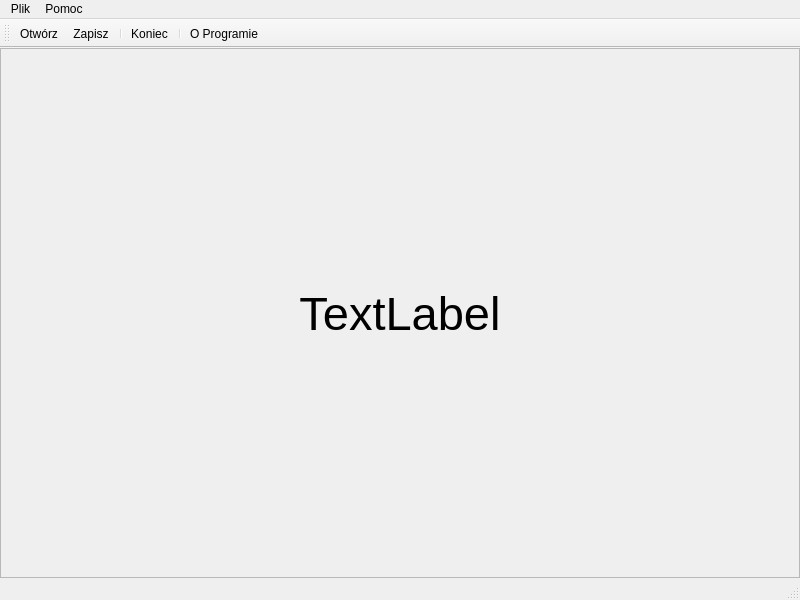
<?xml version="1.0" encoding="UTF-8"?>
<ui version="4.0">
 <class>MainWindow</class>
 <widget class="QMainWindow" name="MainWindow">
  <property name="geometry">
   <rect>
    <x>0</x>
    <y>0</y>
    <width>800</width>
    <height>600</height>
   </rect>
  </property>
  <property name="windowTitle">
   <string>Technologie Przetwarzania i Kreacji Wizualnej wer. 1.0</string>
  </property>
  <widget class="QWidget" name="centralwidget">
   <layout class="QGridLayout" name="gridLayout">
    <property name="leftMargin">
     <number>0</number>
    </property>
    <property name="topMargin">
     <number>0</number>
    </property>
    <property name="rightMargin">
     <number>0</number>
    </property>
    <property name="bottomMargin">
     <number>0</number>
    </property>
    <item row="0" column="0">
     <widget class="QScrollArea" name="scrollArea">
      <property name="widgetResizable">
       <bool>true</bool>
      </property>
      <widget class="QWidget" name="scrollAreaWidgetContents">
       <property name="geometry">
        <rect>
         <x>0</x>
         <y>0</y>
         <width>798</width>
         <height>530</height>
        </rect>
       </property>
       <layout class="QGridLayout" name="gridLayout_2">
        <property name="leftMargin">
         <number>0</number>
        </property>
        <property name="topMargin">
         <number>0</number>
        </property>
        <property name="rightMargin">
         <number>0</number>
        </property>
        <property name="bottomMargin">
         <number>0</number>
        </property>
        <item row="0" column="0">
         <widget class="QLabel" name="label">
          <property name="font">
           <font>
            <pointsize>35</pointsize>
           </font>
          </property>
          <property name="text">
           <string>TextLabel</string>
          </property>
          <property name="alignment">
           <set>Qt::AlignmentFlag::AlignCenter</set>
          </property>
         </widget>
        </item>
       </layout>
      </widget>
     </widget>
    </item>
   </layout>
  </widget>
  <widget class="QMenuBar" name="menubar">
   <property name="geometry">
    <rect>
     <x>0</x>
     <y>0</y>
     <width>800</width>
     <height>17</height>
    </rect>
   </property>
   <widget class="QMenu" name="menuPlik">
    <property name="title">
     <string>Plik</string>
    </property>
    <addaction name="action_Otw_rz"/>
    <addaction name="actionZapi_sz"/>
    <addaction name="separator"/>
    <addaction name="action_Koniec"/>
   </widget>
   <widget class="QMenu" name="menuPomoc">
    <property name="title">
     <string>Pomoc</string>
    </property>
    <addaction name="actionO_Prog_ramie"/>
   </widget>
   <addaction name="menuPlik"/>
   <addaction name="menuPomoc"/>
  </widget>
  <widget class="QStatusBar" name="statusBar"/>
  <widget class="QToolBar" name="toolBar">
   <property name="windowTitle">
    <string>toolBar</string>
   </property>
   <attribute name="toolBarArea">
    <enum>TopToolBarArea</enum>
   </attribute>
   <attribute name="toolBarBreak">
    <bool>false</bool>
   </attribute>
   <addaction name="action_Otw_rz"/>
   <addaction name="actionZapi_sz"/>
   <addaction name="separator"/>
   <addaction name="action_Koniec"/>
   <addaction name="separator"/>
   <addaction name="actionO_Prog_ramie"/>
  </widget>
  <action name="action_Otw_rz">
   <property name="icon">
    <iconset resource="zasoby.qrc">
     <normaloff>:/ikony/open.png</normaloff>:/ikony/open.png</iconset>
   </property>
   <property name="text">
    <string>&amp;Otwórz</string>
   </property>
   <property name="shortcut">
    <string>Ctrl+O</string>
   </property>
  </action>
  <action name="actionZapi_sz">
   <property name="icon">
    <iconset resource="zasoby.qrc">
     <normaloff>:/ikony/save.png</normaloff>:/ikony/save.png</iconset>
   </property>
   <property name="text">
    <string>Zapi&amp;sz</string>
   </property>
   <property name="shortcut">
    <string>Ctrl+S</string>
   </property>
  </action>
  <action name="action_Koniec">
   <property name="icon">
    <iconset resource="zasoby.qrc">
     <normaloff>:/ikony/exit.png</normaloff>:/ikony/exit.png</iconset>
   </property>
   <property name="text">
    <string>&amp;Koniec</string>
   </property>
   <property name="shortcut">
    <string>Ctrl+K</string>
   </property>
  </action>
  <action name="actionO_Prog_ramie">
   <property name="icon">
    <iconset resource="zasoby.qrc">
     <normaloff>:/ikony/about.png</normaloff>:/ikony/about.png</iconset>
   </property>
   <property name="text">
    <string>O Prog&amp;ramie...</string>
   </property>
   <property name="shortcut">
    <string>Ctrl+R</string>
   </property>
  </action>
 </widget>
 <resources>
  <include location="zasoby.qrc"/>
 </resources>
 <connections/>
</ui>
